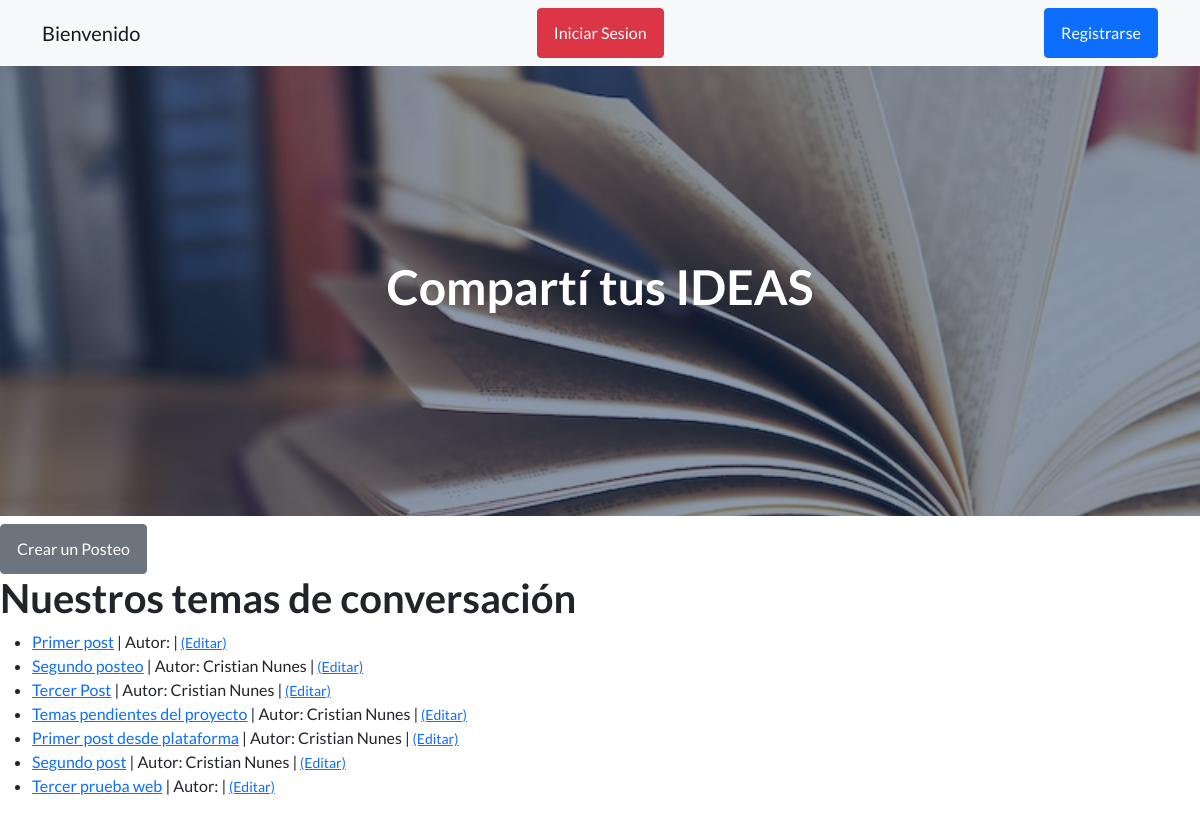
The page /app_biblioteca/social/ on the database as committed earlier.
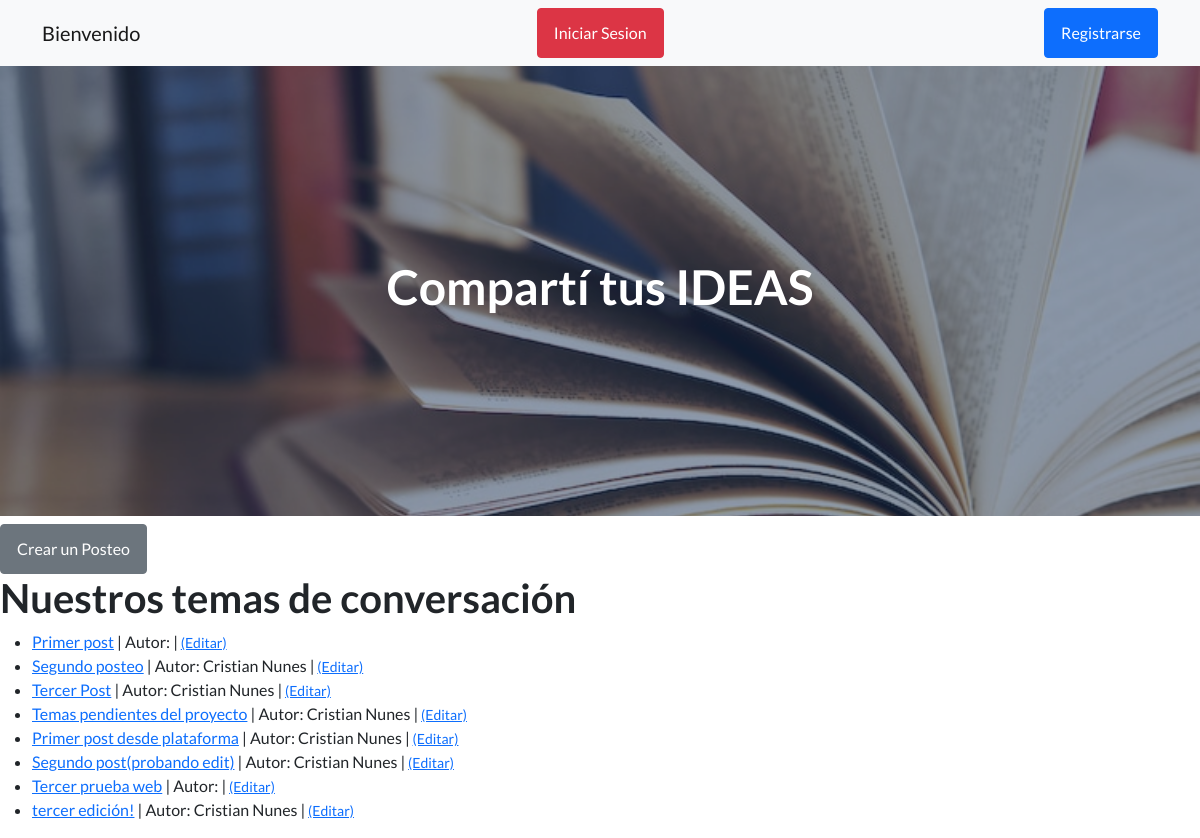
The same page on the database as committed later.
### app_biblioteca/models.py (models this page shows, shortened)
class Post(models.Model):
    titulo = models.CharField(max_length=255)
    autor = models.ForeignKey(User, on_delete=models.CASCADE)
    body = models.TextField()

### app_biblioteca/views.py (the view)
# urls.py: path('social/', HomeView.as_view(), name='social' ),
class HomeView(ListView):
    model = Post
    template_name = 'app_biblioteca/social.html'

### app_biblioteca/templates/app_biblioteca/social.html
{% extends 'app_biblioteca/inicio.html' %}
{% load static %}
{% block titulo %}
<h1>Compartí tus IDEAS</h1>
{% endblock %}
{% block contenido_que_cambia %}
<a class="btn btn-secondary" href="{% url 'agregar_post' %}">Crear un Posteo</a>
<h1>Nuestros temas de conversación</h1>
<ul>
{% for post in object_list %}
    <li><a href="{% url 'article_detail' post.pk %}">{{ post.titulo }}</a> | Autor: {{ post.autor.first_name }} {{ post.autor.last_name}} |<small> <a href="{% url 'editar_post' post.pk %}">(Editar)</a></small>
    </li>
{% endfor %}
</ul>
{% endblock %}

Rows that differ between the two databases and show on the page:
changed Post: titulo "Segundo post" → "Segundo post(probando edit)"
added Post: titulo "tercer edición!", autor.first_name "Cristian", autor.last_name "Nunes"
